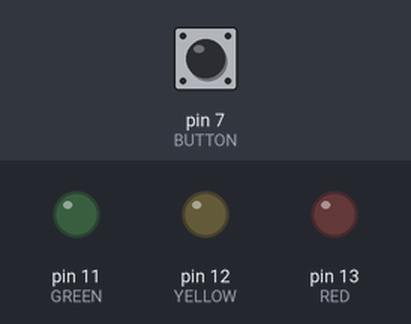
The sketch below on a simulated Arduino Uno, built with avr-gcc and run on an emulated ATmega328P. Shown: output pins drawn as LEDs (lit = HIGH). The inputs (shaded band) are chosen by the test bench; at power-on: pin 7 (BUTTON) LOW.

Above: at 3.8 s.
3.9 s: pin 7 (BUTTON) pulled HIGH for 1.8 s
At 5.7 s:
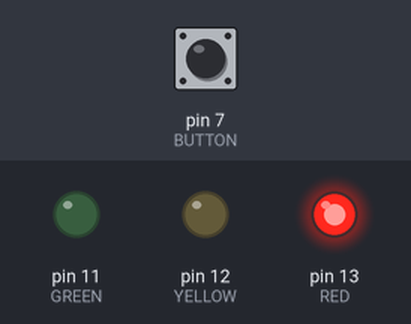
7.2 s: pin 7 (BUTTON) pulled HIGH for 1.8 s
At 8.0 s:
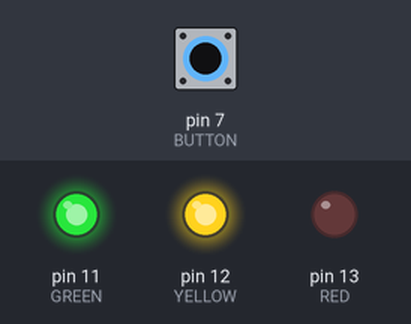
10.5 s: pin 7 (BUTTON) pulled HIGH for 3.2 s
At 11.4 s:
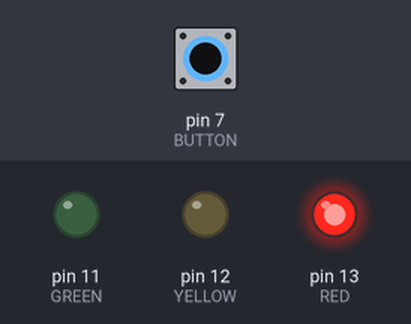
Timing chart, 0 to 15.0 s (numbered marks = the images above; inputs shaded):
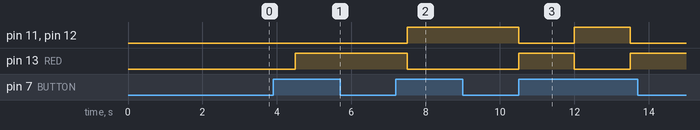

Measured:
- after the input at 3.9 s, pin 13 (RED): LOW → HIGH after 0.60 s
- after the input at 7.2 s, pin 11 (GREEN), pin 12 (YELLOW): LOW → HIGH after 0.30 s; pin 13 (RED): HIGH → LOW after 0.30 s
- after the input at 10.5 s, pin 11 (GREEN), pin 12 (YELLOW): HIGH → LOW at once, → HIGH 1.5 s later, → LOW 1.5 s later; pin 13 (RED): LOW → HIGH at once, → LOW 1.5 s later, → HIGH 1.5 s later

The sketch:

semaforo_boton.ino
```cpp
// variables
int GREEN = 11;
int YELLOW = 12;
int RED = 13;
int BUTTON = 7;
int DELAY_GREEN = 1500;
int DELAY_YELLOW = 1500;
int DELAY_RED = 1500;
int estadoBoton = 0;
int estadoMemoria = 0;


// basic functions
void setup()
{
  pinMode(GREEN, OUTPUT);
  pinMode(YELLOW, OUTPUT);
  pinMode(RED, OUTPUT);
  pinMode(BUTTON, INPUT);
}

void loop()
{
  estadoBoton = digitalRead(BUTTON);
  if (estadoBoton == HIGH && estadoMemoria == 0){
    estadoMemoria = 1;
    red_light();
  }
  else if(estadoMemoria == 1 && estadoBoton == HIGH){
    no_red();
    estadoMemoria = 0;
  }
  delay(DELAY_RED);
}

void no_red(){
  digitalWrite(GREEN, HIGH);
  digitalWrite(YELLOW, HIGH);
  digitalWrite(RED, LOW);
}

void green_light()
{
  digitalWrite(GREEN, HIGH);
  digitalWrite(YELLOW, LOW);
  digitalWrite(RED, LOW);
}

void yellow_light()
{
  digitalWrite(GREEN, LOW);
  digitalWrite(YELLOW, HIGH);
  digitalWrite(RED, LOW);
}

void red_light()
{
  digitalWrite(GREEN, LOW);
  digitalWrite(YELLOW, LOW);
  digitalWrite(RED, HIGH);
}
```
